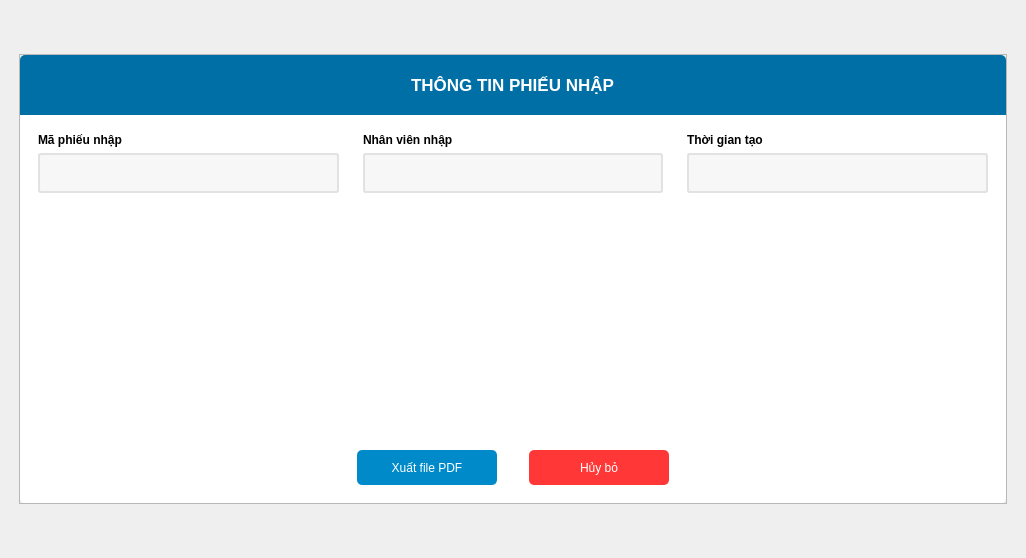
<?xml version="1.0" encoding="UTF-8"?>
<ui version="4.0">
 <class>Dialog</class>
 <widget class="QDialog" name="Dialog">
  <property name="geometry">
   <rect>
    <x>0</x>
    <y>0</y>
    <width>1026</width>
    <height>558</height>
   </rect>
  </property>
  <property name="windowTitle">
   <string>Dialog</string>
  </property>
  <layout class="QHBoxLayout" name="horizontalLayout">
   <item>
    <widget class="QFrame" name="mainFrame">
     <property name="sizePolicy">
      <sizepolicy hsizetype="Preferred" vsizetype="Expanding">
       <horstretch>0</horstretch>
       <verstretch>0</verstretch>
      </sizepolicy>
     </property>
     <property name="minimumSize">
      <size>
       <width>988</width>
       <height>450</height>
      </size>
     </property>
     <property name="maximumSize">
      <size>
       <width>988</width>
       <height>450</height>
      </size>
     </property>
     <property name="frameShape">
      <enum>QFrame::StyledPanel</enum>
     </property>
     <property name="frameShadow">
      <enum>QFrame::Raised</enum>
     </property>
     <layout class="QVBoxLayout" name="verticalLayout">
      <property name="spacing">
       <number>0</number>
      </property>
      <property name="leftMargin">
       <number>0</number>
      </property>
      <property name="topMargin">
       <number>0</number>
      </property>
      <property name="rightMargin">
       <number>0</number>
      </property>
      <property name="bottomMargin">
       <number>0</number>
      </property>
      <item alignment="Qt::AlignTop">
       <widget class="QFrame" name="frame_2">
        <property name="minimumSize">
         <size>
          <width>0</width>
          <height>60</height>
         </size>
        </property>
        <property name="styleSheet">
         <string notr="true">background-color: rgb(0, 111, 166);
border-top-left-radius:5px;
border-top-right-radius:5px;</string>
        </property>
        <property name="frameShape">
         <enum>QFrame::StyledPanel</enum>
        </property>
        <property name="frameShadow">
         <enum>QFrame::Raised</enum>
        </property>
        <layout class="QHBoxLayout" name="horizontalLayout_2">
         <item alignment="Qt::AlignHCenter">
          <widget class="QLabel" name="label">
           <property name="font">
            <font>
             <pointsize>13</pointsize>
             <weight>75</weight>
             <bold>true</bold>
            </font>
           </property>
           <property name="styleSheet">
            <string notr="true">color: rgb(255, 255, 255);</string>
           </property>
           <property name="text">
            <string>THÔNG TIN PHIẾU NHẬP</string>
           </property>
          </widget>
         </item>
        </layout>
       </widget>
      </item>
      <item>
       <widget class="QFrame" name="frame_3">
        <property name="sizePolicy">
         <sizepolicy hsizetype="Preferred" vsizetype="Expanding">
          <horstretch>0</horstretch>
          <verstretch>0</verstretch>
         </sizepolicy>
        </property>
        <property name="font">
         <font>
          <pointsize>9</pointsize>
         </font>
        </property>
        <property name="styleSheet">
         <string notr="true">background-color: rgb(255, 255, 255);
border-bottom-left-radius:5px;
border-bottom-right-radius:5px;</string>
        </property>
        <property name="frameShape">
         <enum>QFrame::StyledPanel</enum>
        </property>
        <property name="frameShadow">
         <enum>QFrame::Raised</enum>
        </property>
        <layout class="QVBoxLayout" name="verticalLayout_2">
         <property name="spacing">
          <number>8</number>
         </property>
         <item>
          <widget class="QFrame" name="frame_4">
           <property name="frameShape">
            <enum>QFrame::StyledPanel</enum>
           </property>
           <property name="frameShadow">
            <enum>QFrame::Raised</enum>
           </property>
           <layout class="QHBoxLayout" name="horizontalLayout_3">
            <property name="leftMargin">
             <number>0</number>
            </property>
            <property name="topMargin">
             <number>0</number>
            </property>
            <property name="rightMargin">
             <number>0</number>
            </property>
            <property name="bottomMargin">
             <number>0</number>
            </property>
            <item>
             <widget class="QFrame" name="frame_6">
              <property name="frameShape">
               <enum>QFrame::StyledPanel</enum>
              </property>
              <property name="frameShadow">
               <enum>QFrame::Raised</enum>
              </property>
              <layout class="QVBoxLayout" name="verticalLayout_3">
               <item>
                <widget class="QLabel" name="label_2">
                 <property name="font">
                  <font>
                   <pointsize>9</pointsize>
                   <weight>75</weight>
                   <bold>true</bold>
                  </font>
                 </property>
                 <property name="text">
                  <string>Mã phiếu nhập</string>
                 </property>
                </widget>
               </item>
               <item>
                <widget class="QLineEdit" name="import_id_output">
                 <property name="minimumSize">
                  <size>
                   <width>0</width>
                   <height>40</height>
                  </size>
                 </property>
                 <property name="font">
                  <font>
                   <family>Segoe UI</family>
                   <pointsize>-1</pointsize>
                   <weight>50</weight>
                   <italic>false</italic>
                   <bold>false</bold>
                  </font>
                 </property>
                 <property name="styleSheet">
                  <string notr="true">#import_id_output{
	border: 2px solid rgb(226, 226, 226);
	border-radius:3px;
	font: 16px &quot;Segoe UI&quot;;
	background-color: rgb(247, 247, 247);
}
</string>
                 </property>
                 <property name="text">
                  <string/>
                 </property>
                 <property name="readOnly">
                  <bool>true</bool>
                 </property>
                </widget>
               </item>
              </layout>
             </widget>
            </item>
            <item>
             <widget class="QFrame" name="frame">
              <property name="frameShape">
               <enum>QFrame::StyledPanel</enum>
              </property>
              <property name="frameShadow">
               <enum>QFrame::Raised</enum>
              </property>
              <layout class="QVBoxLayout" name="verticalLayout_5">
               <item>
                <widget class="QLabel" name="label_4">
                 <property name="font">
                  <font>
                   <pointsize>9</pointsize>
                   <weight>75</weight>
                   <bold>true</bold>
                  </font>
                 </property>
                 <property name="text">
                  <string>Nhân viên nhập</string>
                 </property>
                </widget>
               </item>
               <item>
                <widget class="QLineEdit" name="employee_ouput">
                 <property name="minimumSize">
                  <size>
                   <width>0</width>
                   <height>40</height>
                  </size>
                 </property>
                 <property name="font">
                  <font>
                   <family>Segoe UI</family>
                   <pointsize>-1</pointsize>
                   <weight>50</weight>
                   <italic>false</italic>
                   <bold>false</bold>
                  </font>
                 </property>
                 <property name="styleSheet">
                  <string notr="true">#employee_ouput{
	border: 2px solid rgb(226, 226, 226);
	border-radius:3px;
	font: 16px &quot;Segoe UI&quot;;
	background-color: rgb(247, 247, 247);
}
</string>
                 </property>
                 <property name="readOnly">
                  <bool>true</bool>
                 </property>
                </widget>
               </item>
              </layout>
             </widget>
            </item>
            <item>
             <widget class="QFrame" name="frame_8">
              <property name="frameShape">
               <enum>QFrame::StyledPanel</enum>
              </property>
              <property name="frameShadow">
               <enum>QFrame::Raised</enum>
              </property>
              <layout class="QVBoxLayout" name="verticalLayout_4">
               <item>
                <widget class="QLabel" name="label_3">
                 <property name="font">
                  <font>
                   <pointsize>9</pointsize>
                   <weight>75</weight>
                   <bold>true</bold>
                  </font>
                 </property>
                 <property name="text">
                  <string>Thời gian tạo</string>
                 </property>
                </widget>
               </item>
               <item>
                <widget class="QLineEdit" name="time_create">
                 <property name="minimumSize">
                  <size>
                   <width>0</width>
                   <height>40</height>
                  </size>
                 </property>
                 <property name="font">
                  <font>
                   <family>Segoe UI</family>
                   <pointsize>-1</pointsize>
                   <weight>50</weight>
                   <italic>false</italic>
                   <bold>false</bold>
                  </font>
                 </property>
                 <property name="styleSheet">
                  <string notr="true">#time_create{
	border: 2px solid rgb(226, 226, 226);
	border-radius:3px;
	font: 16px &quot;Segoe UI&quot;;
	background-color: rgb(247, 247, 247);
}
</string>
                 </property>
                 <property name="readOnly">
                  <bool>true</bool>
                 </property>
                </widget>
               </item>
              </layout>
             </widget>
            </item>
           </layout>
          </widget>
         </item>
         <item>
          <widget class="QTableWidget" name="detailImportTable">
           <property name="styleSheet">
            <string notr="true">QTableWidget {
    font: 13px &quot;Segoe UI&quot;;
}

QHeaderView::section {
    background-color: #2980b9;
    color: white;
    padding: 6px;
	border: 1px solid rgb(191, 191, 191);
    font-weight: bold;
}

QTableWidget::item {
    padding: 6px;
    border: none;
}

QTableWidget::item:selected {
    background-color: #cce5ff;
	border: 1px solid #2980b9;
    color: black;

}


QTableWidget QScrollBar:vertical {
    background: #f0f0f0;
    width: 10px;
    margin: 0px 0px 0px 0px;
    border: none;
    border-radius: 5px;
}

QTableWidget QScrollBar::handle:vertical {
    background: #7aa5d2;
    min-height: 30px;
    border-radius: 5px;
}

QTableWidget QScrollBar::handle:vertical:hover {
    background: #5a92c4;
}

QTableWidget QScrollBar::add-line:vertical, 
QTableWidget QScrollBar::sub-line:vertical {
    background: none;
    height: 0px;
}

QTableWidget QScrollBar::add-page:vertical, 
QTableWidget QScrollBar::sub-page:vertical {
    background: none;
}
</string>
           </property>
           <property name="inputMethodHints">
            <set>Qt::ImhNone</set>
           </property>
          </widget>
         </item>
         <item alignment="Qt::AlignHCenter">
          <widget class="QFrame" name="frame_15">
           <property name="frameShape">
            <enum>QFrame::StyledPanel</enum>
           </property>
           <property name="frameShadow">
            <enum>QFrame::Raised</enum>
           </property>
           <layout class="QHBoxLayout" name="horizontalLayout_6">
            <property name="spacing">
             <number>32</number>
            </property>
            <item>
             <widget class="QToolButton" name="export_pdf_btn">
              <property name="minimumSize">
               <size>
                <width>140</width>
                <height>35</height>
               </size>
              </property>
              <property name="styleSheet">
               <string notr="true">#export_pdf_btn{
	background-color: rgb(0, 138, 202);
	color: rgb(255, 255, 255);
	font: 15px &quot;Segoe UI&quot;;
	border-radius:5px;
}
#export_pdf_btn::hover{	
	background-color: rgb(0, 85, 127);
}</string>
              </property>
              <property name="text">
               <string>Xuất file PDF</string>
              </property>
             </widget>
            </item>
            <item>
             <widget class="QToolButton" name="cancel_btn">
              <property name="minimumSize">
               <size>
                <width>140</width>
                <height>35</height>
               </size>
              </property>
              <property name="styleSheet">
               <string notr="true">#cancel_btn{
	background-color: rgb(255, 55, 55);
	color: rgb(255, 255, 255);
	font: 15px &quot;Segoe UI&quot;;
	border-radius:5px;
}

#cancel_btn::hover{
	
	background-color: rgb(203, 0, 0);
}</string>
              </property>
              <property name="text">
               <string>Hủy bỏ</string>
              </property>
             </widget>
            </item>
           </layout>
          </widget>
         </item>
        </layout>
       </widget>
      </item>
     </layout>
    </widget>
   </item>
  </layout>
 </widget>
 <resources/>
 <connections/>
</ui>
